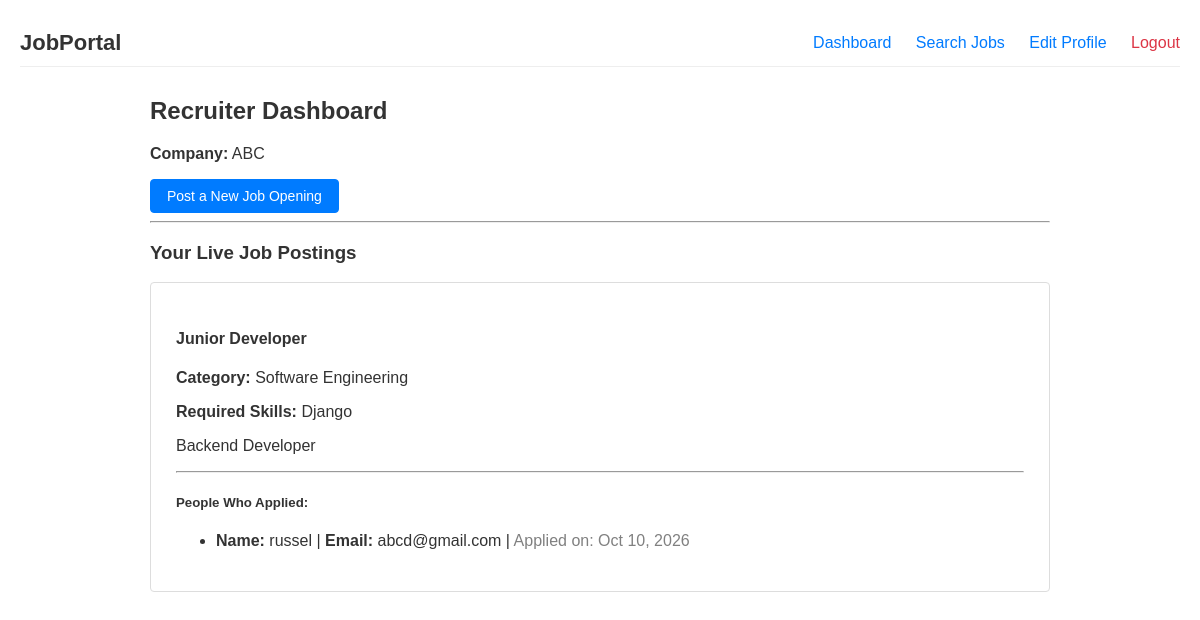
/dashboard/ (signed in), run on an earlier commit of the app's database.
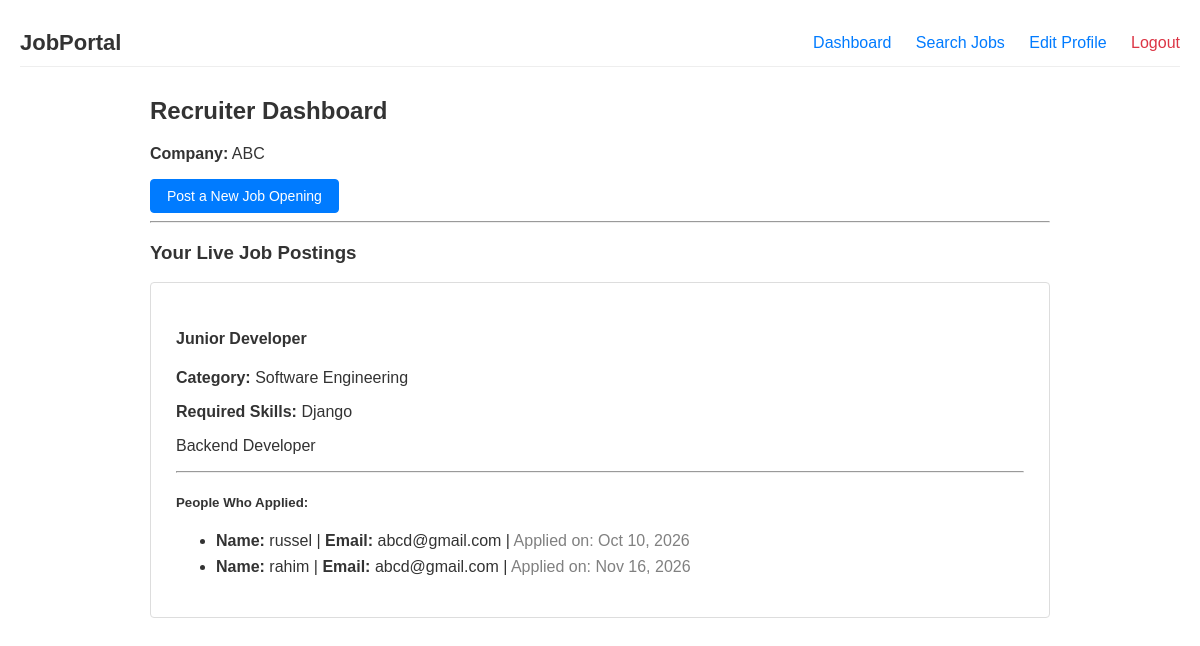
And on a later commit of the database.
### jobs/models.py (models this page shows, shortened)
class Job(models.Model):
    recruiter = models.ForeignKey(User, on_delete=models.CASCADE, related_name='posted_jobs')
    title = models.CharField(max_length=200)
    category = models.CharField(max_length=100)
    description = models.TextField()
    skills_required = models.TextField(blank=True)
    created_at = models.DateTimeField(auto_now_add=True)

class Application(models.Model):
    job = models.ForeignKey(Job, on_delete=models.CASCADE, related_name='applications')
    jobseeker = models.ForeignKey(User, on_delete=models.CASCADE, related_name='applications')
    applied_at = models.DateTimeField(auto_now_add=True)

class User(AbstractUser):
    USER_TYPE_CHOICES = (
        ('recruiter', 'Recruiter'),
        ('jobseeker', 'Job Seeker'),
    )
    user_type = models.CharField(max_length=20, choices=USER_TYPE_CHOICES)

### jobs/views.py (the view, shortened to what this page needs)
# urls.py: path('dashboard/', views.dashboard_view, name='dashboard'),
@login_required
def dashboard_view(request):
    user = request.user
    if user.user_type == 'recruiter':
        profile, created = RecruiterProfile.objects.get_or_create(user=user)
        my_posted_jobs = Job.objects.filter(recruiter=user)
        return render(request, 'recruiter_dashboard.html', {
            'jobs': my_posted_jobs,
            'profile': profile
        })
    return render(request, 'base.html')

### templates/recruiter_dashboard.html
{% extends 'base.html' %}
{% block content %}
    <h2>Recruiter Dashboard</h2>
    <p><strong>Company:</strong> {{ profile.company_name|default:"Not specified" }}</p>
    <a href="{% url 'job_create' %}" class="btn">Post a New Job Opening</a>
    <hr>
    <h3>Your Live Job Postings</h3>
    {% if jobs %}
        {% for job in jobs %}
            <div class="job-card">
                <h4>{{ job.title }}</h4>
                <p><strong>Category:</strong> {{ job.category }}</p>
                <p><strong>Required Skills:</strong> {{ job.skills_required }}</p>
                <p>{{ job.description }}</p>
                <hr>
                <h5>People Who Applied:</h5>
                {% if job.applications.all %}
                    <ul>
                    {% for app in job.applications.all %}
                        <li style="margin-bottom: 8px;">
                            <strong>Name:</strong> {{ app.jobseeker.username }} |
                            <strong>Email:</strong> {{ app.jobseeker.email|default:"No email provided" }} |
                            <span style="color: gray;">Applied on: {{ app.applied_at|date:"M d, Y" }}</span>
                        </li>
                    {% endfor %}
                    </ul>
                {% else %}
                    <p style="color: gray;">No applicants yet.</p>
                {% endif %}
            </div>
        {% endfor %}
    {% else %}
        <p>You haven't published any jobs yet.</p>
    {% endif %}
{% endblock %}

What changed in the data, as far as the page shows it:
added Application: jobseeker.username "rahim", jobseeker.email "abcd@gmail.com", applied_at "Nov 16, 2026"
